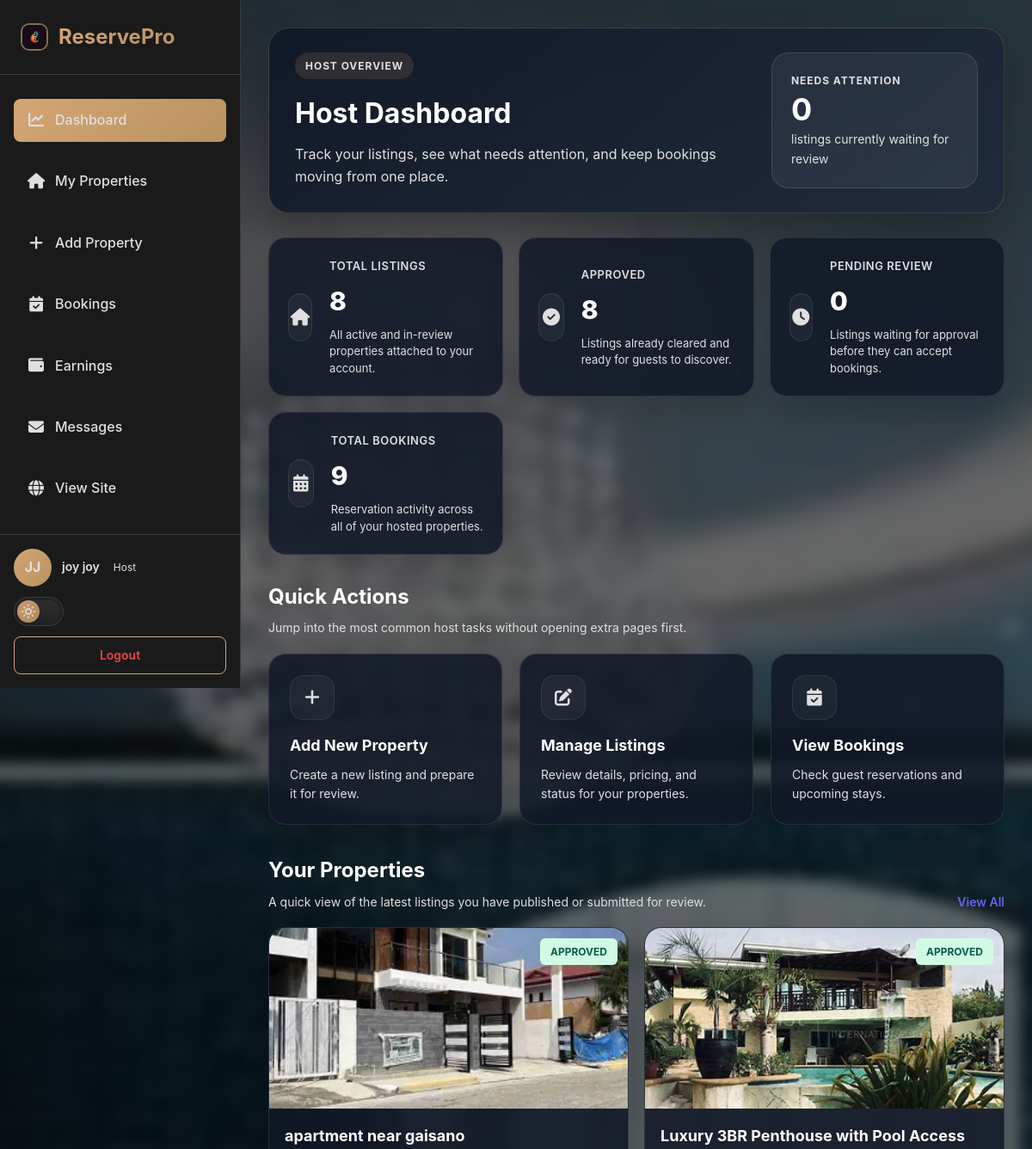
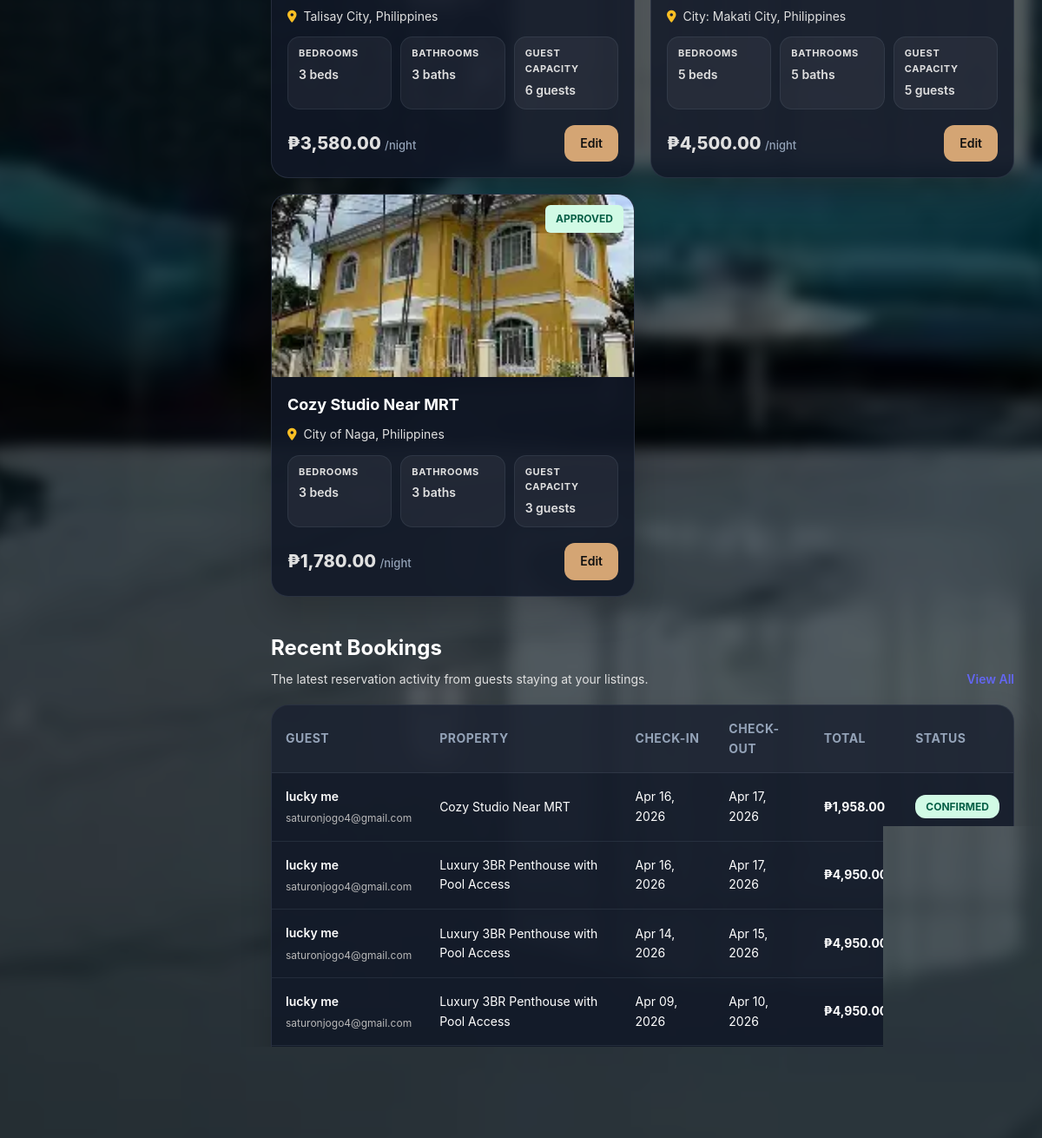
Screenshot of /host/dashboard.php (signed in) with the database file from the repository (2 pictures, top to bottom).
### tables this page shows
CREATE TABLE `users` (
  `id` int(11) NOT NULL,
  `first_name` varchar(50) NOT NULL,
  `last_name` varchar(50) NOT NULL,
  `date_of_birth` date DEFAULT NULL,
  `email` varchar(100) NOT NULL,
  `password` varchar(255) NOT NULL,
  `created_at` timestamp NOT NULL DEFAULT current_timestamp(),
  `role` enum('guest','host','admin') DEFAULT 'guest',
  `email_verified` tinyint(1) NOT NULL DEFAULT 0,
  `verification_token` varchar(100) DEFAULT NULL,
  `host_verified` tinyint(1) NOT NULL DEFAULT 0,
  `host_verification_status` enum('none','under review','approved','rejected') NOT NULL DEFAULT 'none'
);

CREATE TABLE `properties` (
  `id` int(11) NOT NULL,
  `host_id` int(11) NOT NULL,
  `title` varchar(255) NOT NULL,
  `description` text NOT NULL,
  `property_type` enum('house','apartment','condo','villa','hotel') NOT NULL,
  `address` text NOT NULL,
  `city` varchar(100) NOT NULL,
  `country` varchar(100) NOT NULL,
  `price_per_night` decimal(10,2) NOT NULL,
  `max_guests` int(11) NOT NULL,
  `bedrooms` int(11) NOT NULL,
  `bathrooms` int(11) NOT NULL,
  `latitude` decimal(10,8) DEFAULT NULL,
  `longitude` decimal(11,8) DEFAULT NULL,
  `auto_accept_bookings` tinyint(1) NOT NULL DEFAULT 0,
  `average_rating` decimal(3,2) DEFAULT NULL,
  `review_count` int(11) NOT NULL DEFAULT 0,
  `status` enum('pending','approved','rejected','suspended','out_of_order') DEFAULT 'pending',
  `admin_notes` text DEFAULT NULL,
  `created_at` timestamp NOT NULL DEFAULT current_timestamp(),
  `updated_at` timestamp NOT NULL DEFAULT current_timestamp() ON UPDATE current_timestamp()
);

CREATE TABLE `bookings` (
  `id` int(11) NOT NULL,
  `property_id` int(11) NOT NULL,
  `guest_id` int(11) NOT NULL,
  `check_in` date NOT NULL,
  `check_out` date NOT NULL,
  `guests` int(11) NOT NULL,
  `total_price` decimal(10,2) NOT NULL,
  `status` enum('pending','confirmed','cancelled','completed') DEFAULT 'pending',
  `booking_date` timestamp NOT NULL DEFAULT current_timestamp()
);

### host/dashboard.php (the view, shortened to what the rows shown need)
<?php
require_once __DIR__ . '/../config/session.php';
$user = getCurrentUser();
$conn = getDBConnection();
$stmt = $conn->prepare("
    SELECT p.*,
    COALESCE(
        (SELECT photo_url FROM property_photos WHERE property_id = p.id AND is_primary = 1 LIMIT 1),
        (SELECT photo_url FROM property_photos WHERE property_id = p.id LIMIT 1)
    ) as primary_photo
    FROM properties p
    WHERE p.host_id = ?
    ORDER BY p.created_at DESC
");
$stmt->bind_param("i", $user['id']);
$stmt->execute();
$properties = $stmt->get_result()->fetch_all(MYSQLI_ASSOC);
$stmt = $conn->prepare("
    SELECT b.*, p.title as property_title, u.first_name, u.last_name, u.email
    FROM bookings b
    JOIN properties p ON b.property_id = p.id
    JOIN users u ON b.guest_id = u.id
    WHERE p.host_id = ?
    ORDER BY b.booking_date DESC
    LIMIT 5
");
$stmt->bind_param("i", $user['id']);
$stmt->execute();
$bookings = $stmt->get_result()->fetch_all(MYSQLI_ASSOC);
?>
<!DOCTYPE html>
<html lang="en">
<head>
    <link rel="stylesheet" href="../assets/css/style.css?v=25.0">
    <link rel="stylesheet" href="https://cdnjs.cloudflare.com/ajax/libs/font-awesome/6.5.2/css/all.min.css">
    <link rel="stylesheet" href="../assets/css/host-dashboard.css?v=27.1">
    <link rel="stylesheet" href="../assets/css/theme-toggle.css?v=27.5">
</head>
<body class="dashboard-page host-dashboard-page">
    <div class="host-layout">
        <aside class="host-sidebar">
            <div class="sidebar-footer">
                <div class="user-profile">
                    <div class="user-avatar">
                        <?php echo strtoupper(substr($user['first_name'], 0, 1) . substr($user['last_name'], 0, 1)); ?>
                    </div>
                    <div class="user-info">
                        <div class="user-name"><?php echo htmlspecialchars($user['first_name'] . ' ' . $user['last_name']); ?></div>
                        <div class="user-role">Host</div>
                    </div>
                </div>
            </div>
        </aside>
        <main class="host-main">
            <div class="host-header dashboard-hero">
                <div>
                    <h1>Host Dashboard</h1>
                </div>
            </div>
            <div class="quick-actions">
                <h2>Quick Actions</h2>
            </div>
            <div class="properties-section">
                <div class="section-header dashboard-section-header">
                    <div>
                        <h2>Your Properties</h2>
                    </div>
                </div>
                <?php if (empty($properties)): ?>
                    <div class="empty-state">
                        <span class="empty-icon"><i class="fa-solid fa-house-circle-xmark" aria-hidden="true"></i></span>
                        <h3>No properties yet</h3>
                        <p>Start hosting by adding your first property</p>
                        <a href="add-property.php" class="btn-primary">Add Property</a>
                    </div>
                <?php else: ?>
                    <div class="properties-grid">
                        <?php foreach (array_slice($properties, 0, 3) as $property):
                            $raw_photo = $property['primary_photo'] ?? '';
                            if (!empty($raw_photo) && strpos($raw_photo, 'http') !== 0) {
                                $photo_url = htmlspecialchars('../' . ltrim($raw_photo, '/'));
                            } else {
                                $photo_url = !empty($raw_photo) ? htmlspecialchars($raw_photo) : 'https://images.unsplash.com/photo-1564013799919-ab600027ffc6?w=400';
                            }
                        ?>
                            <div class="property-card">
                                <div class="property-image">
                                    <img src="<?php echo $photo_url; ?>" alt="Property" onerror="this.src='https://images.unsplash.com/photo-1564013799919-ab600027ffc6?w=400'">
                                    <span class="status-badge status-<?php echo $property['status']; ?>">
                                        <?php echo ucfirst($property['status']); ?>
                                    </span>
                                </div>
                                <div class="property-info">
                                    <h3><?php echo htmlspecialchars($property['title']); ?></h3>
                                    <p class="property-location"><i class="fa-solid fa-location-dot" aria-hidden="true"></i><?php echo htmlspecialchars($property['city'] . ', ' . $property['country']); ?></p>
                                    <div class="property-details">
                                        <div class="property-detail-item">
                                            <span class="property-detail-label">Bedrooms</span>
                                            <span class="property-detail-value"><?php echo $property['bedrooms']; ?> beds</span>
                                        </div>
                                        <div class="property-detail-item">
                                            <span class="property-detail-label">Bathrooms</span>
                                            <span class="property-detail-value"><?php echo $property['bathrooms']; ?> baths</span>
                                        </div>
                                        <div class="property-detail-item">
                                            <span class="property-detail-label">Guest Capacity</span>
                                            <span class="property-detail-value"><?php echo $property['max_guests']; ?> guests</span>
                                        </div>
                                    </div>
                                    <div class="property-footer">
                                        <span class="price">₱<?php echo number_format($property['price_per_night'], 2); ?> <small>/night</small></span>
                                        <a href="edit-property.php?id=<?php echo $property['id']; ?>" class="btn-edit">Edit</a>
                                    </div>
                                </div>
                            </div>
                        <?php endforeach; ?>
                    </div>
                <?php endif; ?>
            </div>
            <?php if (!empty($bookings)): ?>
            <div class="bookings-section">
                <div class="section-header dashboard-section-header">
                    <div>
                        <h2>Recent Bookings</h2>
                    </div>
                </div>
                <div class="bookings-table">
                    <table>
                        <thead>
                            <tr>
                                <th>Guest</th>
                                <th>Property</th>
                                <th>Check-in</th>
                                <th>Check-out</th>
                                <th>Total</th>
                                <th>Status</th>
                            </tr>
                        </thead>
                        <tbody>
                            <?php foreach ($bookings as $booking): ?>
                            <tr>
                                <td>
                                    <div class="guest-info">
                                        <strong><?php echo htmlspecialchars($booking['first_name'] . ' ' . $booking['last_name']); ?></strong>
                                        <small><?php echo htmlspecialchars($booking['email']); ?></small>
                                    </div>
                                </td>
                                <td><?php echo htmlspecialchars($booking['property_title']); ?></td>
                                <td><?php echo date('M d, Y', strtotime($booking['check_in'])); ?></td>
                                <td><?php echo date('M d, Y', strtotime($booking['check_out'])); ?></td>
                                <td><strong>₱<?php echo number_format($booking['total_price'], 2); ?></strong></td>
                                <td><span class="badge badge-<?php echo $booking['status']; ?>"><?php echo ucfirst($booking['status']); ?></span></td>
                            </tr>
                            <?php endforeach; ?>
                        </tbody>
                    </table>
                </div>
            </div>
            <?php endif; ?>
        </main>
    </div>
</body>
</html>

### rows the page displays
users: first_name+last_name "JJ", first_name+last_name "joy joy"
properties: shows a picture, status "APPROVED", title "apartment near gaisano", city+country "Talisay City, Philippines", bedrooms "3", bathrooms "3", max_guests "6", price_per_night "3,580.00"
properties: shows a picture, status "APPROVED", title "Luxury 3BR Penthouse with Pool Access", city+country "City: Makati City, Philippines", bedrooms "5", bathrooms "5", max_guests "5", price_per_night "4,500.00"
properties: shows a picture, status "APPROVED", title "Cozy Studio Near MRT", city+country "City of Naga, Philippines", bedrooms "3", bathrooms "3", max_guests "3", price_per_night "1,780.00"
bookings: guest.last_name "lucky me", guest.email "saturonjogo4@gmail.com", property.title "Cozy Studio Near MRT", check_in "Apr 16, 2026", check_out "Apr 17, 2026", total_price "1,958.00", status "CONFIRMED"
bookings: guest.last_name "lucky me", guest.email "saturonjogo4@gmail.com", property.title "Luxury 3BR Penthouse with Pool Access", check_in "Apr 16, 2026", check_out "Apr 17, 2026", total_price "4,950.00"
bookings: guest.last_name "lucky me", guest.email "saturonjogo4@gmail.com", property.title "Luxury 3BR Penthouse with Pool Access", check_in "Apr 14, 2026", check_out "Apr 15, 2026", total_price "4,950.00"
bookings: guest.last_name "lucky me", guest.email "saturonjogo4@gmail.com", property.title "Luxury 3BR Penthouse with Pool Access", check_in "Apr 09, 2026", check_out "Apr 10, 2026", total_price "4,950.00"

### other values shown
$stats['pending'] "0"
$stats['total_listings'] "8"
$stats['approved'] "8"
$stats['total_bookings'] "9"
